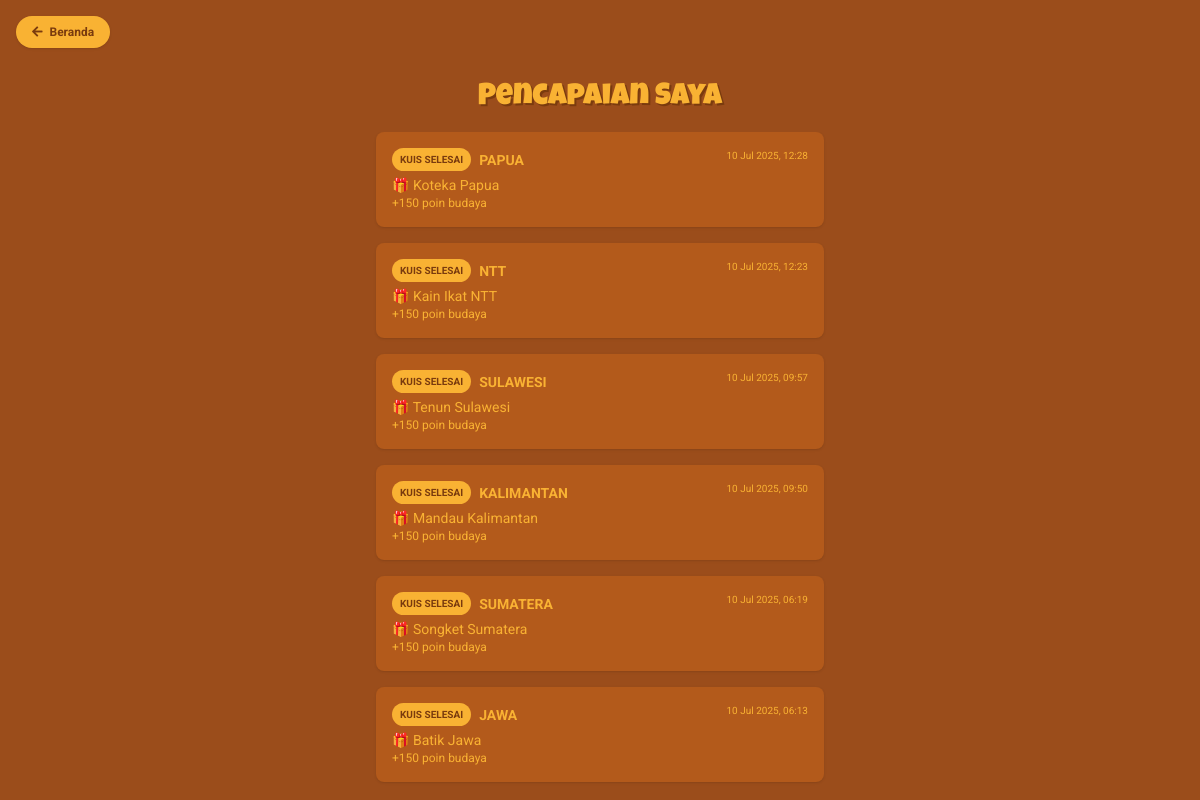
The page /screens/achievements.php (signed in) on the database its author committed.
### tables this page shows
CREATE TABLE `rewards_log` (
  `id` int(11) NOT NULL,
  `user_id` int(11) NOT NULL,
  `wilayah` varchar(50) NOT NULL,
  `item` varchar(100) NOT NULL,
  `reward_poin` int(11) NOT NULL,
  `waktu` timestamp NOT NULL DEFAULT current_timestamp()
);

### screens/achievements.php (the view, shortened to what this page needs)
<?php
require_once('../config/koneksi.php');
$id = $_SESSION['user_id'];
$query = $koneksi->prepare("SELECT * FROM rewards_log WHERE user_id = ? ORDER BY waktu DESC");
$query->bind_param("i", $id);
$query->execute();
$result = $query->get_result();
$pencapaian = $result->fetch_all(MYSQLI_ASSOC);
?>
<!DOCTYPE html>
<html lang="id">
<head>
  <script src="https://cdn.tailwindcss.com"></script>
  <link rel="stylesheet" href="https://cdnjs.cloudflare.com/ajax/libs/font-awesome/5.15.3/css/all.min.css">
</head>
<body class="bg-[#9B4D1B] font-roboto flex flex-col h-screen overflow-hidden">
  <a href="home.php" class="fixed top-4 left-4 bg-[#F9B233] text-[#7A3B0E] font-bold py-2 px-4 rounded-full shadow hover:bg-[#f7c14a] transition text-xs z-10">
    <i class="fas fa-arrow-left mr-1"></i> Beranda
  </a>
  <div class="mt-20 mb-4 text-center px-4">
    <h1 class="font-luckiest text-3xl text-[#F9B233] drop-shadow-[2px_2px_0_#7A3B0E]">
      Pencapaian Saya
    </h1>
  </div>
  <div class="flex-1 overflow-y-auto px-4 pb-6">
    <div class="space-y-4 max-w-md mx-auto">
      <?php if (count($pencapaian) === 0): ?>
        <div class="text-center text-[#F9B233] font-roboto bg-[#B35A1B] p-4 rounded-lg shadow">
          Belum ada pencapaian.
        </div>
      <?php else: ?>
        <?php foreach ($pencapaian as $row): ?>
          <div class="bg-[#B35A1B] text-[#F9B233] rounded-lg shadow p-4">
            <div class="flex justify-between items-start mb-1">
              <div class="flex items-center space-x-2">
                <span class="bg-[#F9B233] text-[#7A3B0E] px-2 py-1 text-[10px] font-bold rounded-full">KUIS SELESAI</span>
                <p class="font-bold text-sm"><?= strtoupper(htmlspecialchars($row['wilayah'])); ?></p>
              </div>
              <p class="text-[10px]"><?= date('d M Y, H:i', strtotime($row['waktu'])); ?></p>
            </div>
            <p class="mt-1 text-sm">🎁 <?= htmlspecialchars($row['item']); ?></p>
            <p class="text-xs">+<?= number_format((int)$row['reward_poin'], 0, ',', '.') ?> poin budaya</p>
          </div>
        <?php endforeach; ?>
      <?php endif; ?>
    </div>
  </div>
</body>
</html>

### screens/achievements.php (style rules this page uses)
.font-luckiest { font-family: 'Luckiest Guy', cursive; }
.font-roboto { font-family: 'Roboto', sans-serif; }
html, body { overscroll-behavior: none; touch-action: manipulation; height: 100%; }

### rows shown on the page
rewards_log: wilayah "PAPUA", waktu "10 Jul 2025, 12:28", item "Koteka Papua", reward_poin "150"
rewards_log: wilayah "NTT", waktu "10 Jul 2025, 12:23", item "Kain Ikat NTT", reward_poin "150"
rewards_log: wilayah "SULAWESI", waktu "10 Jul 2025, 09:57", item "Tenun Sulawesi", reward_poin "150"
rewards_log: wilayah "KALIMANTAN", waktu "10 Jul 2025, 09:50", item "Mandau Kalimantan", reward_poin "150"
rewards_log: wilayah "SUMATERA", waktu "10 Jul 2025, 06:19", item "Songket Sumatera", reward_poin "150"
rewards_log: wilayah "JAWA", waktu "10 Jul 2025, 06:13", item "Batik Jawa", reward_poin "150"
